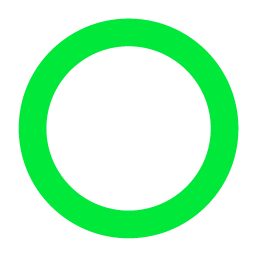
#> input picture images/o.png, 256 x 256 px
$ python pillow11.py
#> lines starting #> are read from the running program, lines starting #| are printed output that depends on the picture; after the words box and inside, x2 and y2 are one past the last pixel; in counts of white or black regions, pixels touching at a corner belong together
from PIL import Image, ImageChops, ImageFilter
from matplotlib import pyplot as plt

img = Image.open("./images/o.png")
#> img is the input picture: PIL image 256x256 RGB; mean R, G, B 189.8, 249.4, 204.9
img1 = Image.open("./images/x.png")
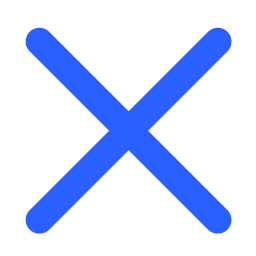
#> input picture images/x.png, 256 x 256 px
#> img1 is the input picture: PIL image 256x256 RGB; mean R, G, B 208.4, 220.2, 255

img.show()
img1.show()
print("image size: ", img.size, "colour mode: ", img._mode)
#| image size:  (256, 256) colour mode:  RGB
print("image size 1: ", img1.size, "colour mode: ", img1._mode)
#| image size 1:  (256, 256) colour mode:  RGB

plt.subplot(121), plt.imshow(img)
plt.axis('off')
plt.subplot(122), plt.imshow(img1)
plt.axis('off')

# multilpy images:
merged = ImageChops.multiply(img, img1)
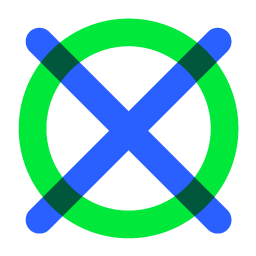
#> merged: PIL image 256x256 RGB; mean R, G, B 153.2, 215.2, 204.9
merged.show()

# convert colour mode:
gray = merged.convert('L')
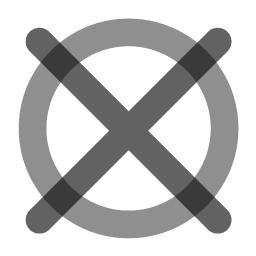
#> gray: PIL image 256x256 L; min 58, max 255, mean 195.4
gray.show()

# convert colour mode:
binary = merged.convert('1')
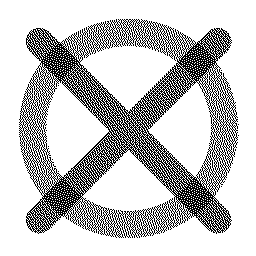
#> binary: PIL image 256x256 1; 76.6% white; black in thin lines or dots, all inside (x1, y1, x2, y2) = (19, 19, 239, 238)
binary.show()

pixel = merged.load()

for row in range(merged.size[0]):
    for column in range(merged.size[1]):
        if pixel[row, column] != (255,255,255):
            pixel[row,column] = (255,0,0)
merged.show()
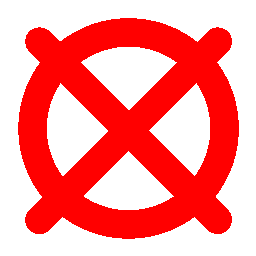
#> shown: PIL image 256x256 RGB; mean R, G, B 255, 142.5, 142.5
